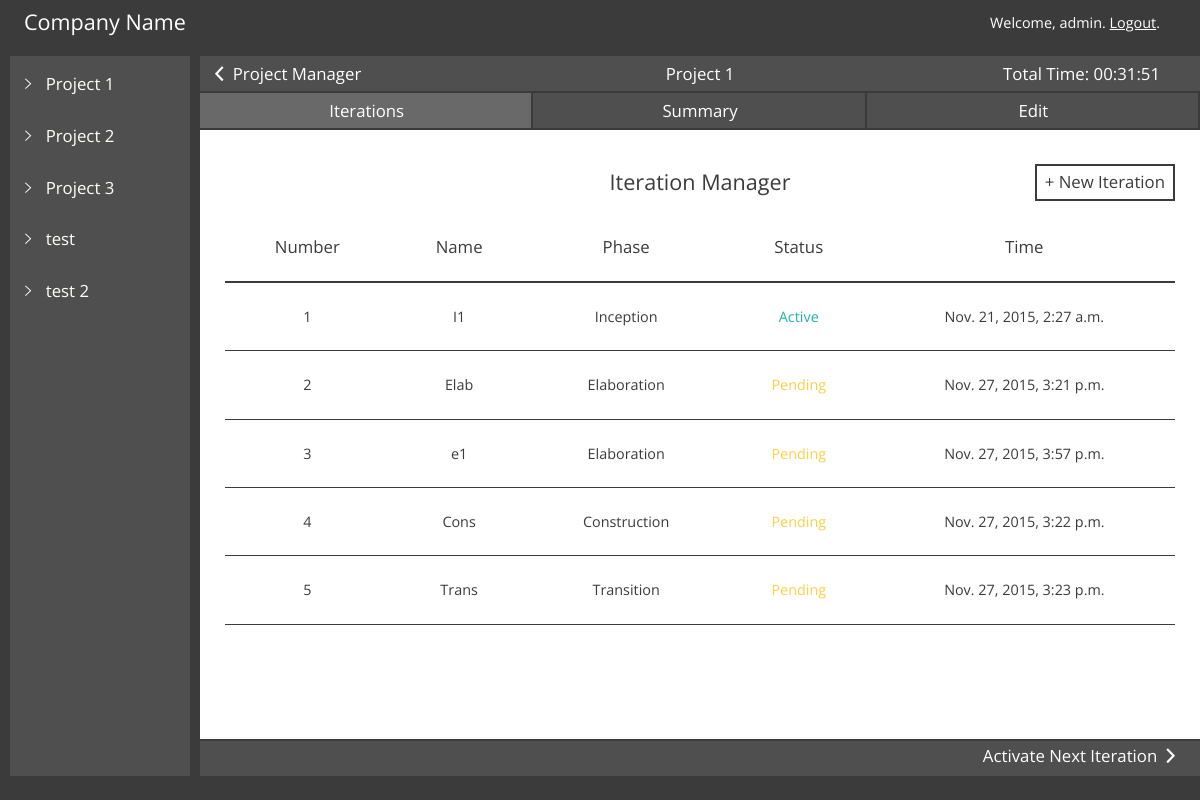
The page /ise_pdt/manager/admin/1/ (signed in) on the database its author committed.
### ise_pdt/models.py (models this page shows, shortened)
class Project(models.Model):
    STATUS_CHOICE = (
        ('ACT', 'Active'),
        ('CLS', 'Closed'),
        ('PND', 'Pending'),
    )
    creating_user = models.ForeignKey(User)
    project_name = models.CharField(max_length=20)
    project_creation_date = models.DateTimeField('date published')
    project_total_time = models.IntegerField(default=0)
    project_yield = models.FloatField(default=0)
    project_description = models.CharField(max_length=600,default='This is the description')
    project_active_phase = models.CharField(max_length=20, default='')
    project_active_iteration = models.CharField(max_length=20, default='')
    project_status = models.CharField(max_length=3,choices=STATUS_CHOICE,default='PND')

class Iteration(models.Model):
    STATUS_CHOICE = (
        ('ACT', 'Active'),
        ('CLS', 'Closed'),
        ('PND', 'Pending'),
    )
    project = models.ForeignKey(Project)
    phase = models.ForeignKey(Phase)
    iteration_name = models.CharField(max_length=20)
    iteration_start_date = models.DateTimeField('date published')
    iteration_status = models.CharField(max_length=3,choices=STATUS_CHOICE)
    iteration_estimate_SLOC = models.IntegerField(default=0)
    iteration_SLOC = models.IntegerField(default=0)
    iteration_estimate_effort = models.FloatField()
    iteration_effort = models.FloatField()
    iteration_defect_injected = models.IntegerField(default=0)
    iteration_defect_removed = models.IntegerField(default=0)

### ise_pdt/views.py (the view)
# urls.py: url(r'^manager/(?P<username>[a-zA-Z0-9]{3,20})/(?P<project_id>[0-9]+)/$', views.project_m, name='project_m'),
def project_m(request, username, project_id):
    overall_total_project_time_seconds = 0
    overall_total_project_time_minutes = 0
    overall_total_project_time_hours = 0
    the_project = Project.objects.get(id = project_id)
    the_user = User.objects.get(username = username)
    overall_total_project_time_seconds = the_project.project_total_time
    the_phase_incp = Phase.objects.filter(project=the_project).get(phase_name='INCP')
    the_phase_elab = Phase.objects.filter(project=the_project).get(phase_name='ELAB')
    the_phase_cons = Phase.objects.filter(project=the_project).get(phase_name='CONS')
    the_phase_tran = Phase.objects.filter(project=the_project).get(phase_name='TRAN')
    list_of_projects = Project.objects.all().order_by('project_creation_date')
    list_of_iterations = Iteration.objects.filter(project=the_project).order_by('phase', 'iteration_start_date')
    list_of_iterations_incp = Iteration.objects.filter(project=the_project).filter(phase = the_phase_incp)
    list_of_iterations_elab = Iteration.objects.filter(project=the_project).filter(phase = the_phase_elab)
    list_of_iterations_cons = Iteration.objects.filter(project=the_project).filter(phase = the_phase_cons)
    list_of_iterations_tran = Iteration.objects.filter(project=the_project).filter(phase = the_phase_tran)
    overall_total_project_time_hours = int(overall_total_project_time_seconds/3600)
    overall_total_project_time_minutes = int(overall_total_project_time_seconds/60)
    overall_total_project_time_seconds = int(overall_total_project_time_seconds % 60)
    if overall_total_project_time_seconds < 10:
      overall_total_project_time_seconds = '0'+str(overall_total_project_time_seconds)
    if overall_total_project_time_minutes < 10:
      overall_total_project_time_minutes = '0'+str(overall_total_project_time_minutes)
    if overall_total_project_time_hours < 10:
      overall_total_project_time_hours = '0'+str(overall_total_project_time_hours)
    project_ESLOC = 0
    incp_ESLOC = elab_ESLOC = cons_ESLOC = tran_ESLOC = 0
    project_SLOC = 0
    incp_SLOC = elab_SLOC = cons_SLOC = tran_SLOC = 0
    project_ETE = 0
    incp_ETE = elab_ETE = cons_ETE = tran_ETE = 0
    for projectiteration in list_of_iterations:
      project_ESLOC += projectiteration.iteration_estimate_SLOC
    for projectiteration in list_of_iterations_incp:
      incp_ESLOC += projectiteration.iteration_estimate_SLOC
    for projectiteration in list_of_iterations_elab:
      elab_ESLOC += projectiteration.iteration_estimate_SLOC
    for projectiteration in list_of_iterations_cons:
      cons_ESLOC += projectiteration.iteration_estimate_SLOC
    for projectiteration in list_of_iterations_tran:
      tran_ESLOC += projectiteration.iteration_estimate_SLOC
    for projectiteration in list_of_iterations:
      project_SLOC += projectiteration.iteration_SLOC
    project_SLOC_percentage=(1.0*project_SLOC/project_ESLOC)*100
    for projectiteration in list_of_iterations_incp:
      incp_SLOC += projectiteration.iteration_SLOC
    incp_SLOC_percentage=(1.0*incp_SLOC/incp_ESLOC)*100
    for projectiteration in list_of_iterations_elab:
      elab_SLOC += projectiteration.iteration_SLOC
    elab_SLOC_percentage=(1.0*elab_SLOC/elab_ESLOC)*100
    for projectiteration in list_of_iterations_cons:
      cons_SLOC += projectiteration.iteration_SLOC
    cons_SLOC_percentage=(1.0*cons_SLOC/cons_ESLOC)*100
    for projectiteration in list_of_iterations_tran:
      tran_SLOC += projectiteration.iteration_SLOC
    tran_SLOC_percentage=(1.0*tran_SLOC/tran_ESLOC)*100
    for projectiteration in list_of_iterations:
      project_ETE += projectiteration.iteration_estimate_effort
    for projectiteration in list_of_iterations_incp:
      incp_ETE += projectiteration.iteration_estimate_effort
    for projectiteration in list_of_iterations_elab:
      elab_ETE += projectiteration.iteration_estimate_effort
    for projectiteration in list_of_iterations_cons:
      cons_ETE += projectiteration.iteration_estimate_effort
    for projectiteration in list_of_iterations_tran:
      tran_ETE += projectiteration.iteration_estimate_effort
    project_TE = ((the_project.project_total_time+1)/2592000)
    project_TE_percentage = (1.0*project_TE/project_ETE) * 100
    incp_TE = 1
    list_time_incp = TimeLog.objects.filter(project= the_project).filter(phase='INCP')
    for log in list_time_incp:
      incp_TE += log.time_worked.seconds
    incp_TE = (incp_TE/2592000)
    incp_TE_percentage = (1.0*incp_TE*incp_ETE)*100
    elab_TE = 1
    list_time_elab = TimeLog.objects.filter(project= the_project).filter(phase='ELAB')
    for log in list_time_elab:
      elab_TE += log.time_worked.seconds
    elab_TE = (elab_TE/2592000)
    elab_TE_percentage = (1.0*elab_TE*elab_ETE)*100
    cons_TE = 1
    list_time_cons = TimeLog.objects.filter(project= the_project).filter(phase='CONS')
    for log in list_time_cons:
      cons_TE += log.time_worked.seconds
    cons_TE = (cons_TE/2592000)
    cons_TE_percentage = (1.0*cons_TE*cons_ETE)*100
    tran_TE = 1
    list_time_tran = TimeLog.objects.filter(project= the_project).filter(phase='TRAN')
    for log in list_time_tran:
      tran_TE += log.time_worked.seconds
    tran_TE = (tran_TE/2592000)
    tran_TE_percentage = (1.0*tran_TE*tran_ETE)*100
    project_productivity = project_SLOC/(project_TE+1)
    incp_productivity = incp_SLOC/(incp_TE+1)
    elab_productivity = elab_SLOC/(elab_TE+1)
    cons_productivity = cons_SLOC/(cons_TE+1)
    tran_productivity = tran_SLOC/(tran_TE+1)
    project_DI = Defect.objects.filter(iteration_of_injection__in = list_of_iterations).count();
    incp_DI = Defect.objects.filter(iteration_of_injection__in = list_of_iterations_incp).count();
    elab_DI = Defect.objects.filter(iteration_of_injection__in = list_of_iterations_elab).count();
    cons_DI = Defect.objects.filter(iteration_of_injection__in = list_of_iterations_cons).count();
    tran_DI = Defect.objects.filter(iteration_of_injection__in = list_of_iterations_tran).count();
    project_DR = project_DI
    incp_DR = incp_DI
    elab_DR = elab_DI
    cons_DR = cons_DI
    tran_DR = tran_DI
    project_DIR = project_DI/((project_TE+1)*720)
    incp_DIR = incp_DI/((incp_TE+1)*720)
    elab_DIR = elab_DI/((elab_TE+1)*720)
    cons_DIR = cons_DI/((cons_TE+1)*720)
    tran_DIR = tran_DI/((tran_TE+1)*720)
    project_DRR = project_DI/((int(overall_total_project_time_hours)+1)*720)
    incp_DRR = incp_DI/((incp_TE+1)*720)
    elab_DRR = elab_DI/((elab_TE+1)*720)
    cons_DRR = cons_DI/((cons_TE+1)*720)
    tran_DRR = project_DI/((tran_TE+1)*720)
    project_DD = project_DI/(project_SLOC*1000)
    incp_DD = incp_DI/(incp_SLOC*1000)
    elab_DD = elab_DI/(elab_SLOC*1000)
    cons_DD = cons_DI/(cons_SLOC*1000)
    tran_DD = tran_DI/(tran_SLOC*1000)
    context = {'list_of_projects': list_of_projects, 'list_of_iterations': list_of_iterations, 'the_project': the_project, 'the_user': the_user, 'overall_total_project_time_seconds': overall_total_project_time_seconds, 'overall_total_project_time_minutes': overall_total_project_time_minutes, 'overall_total_project_time_hours': overall_total_project_time_hours,
              'project_DD':project_DD,'incp_DD':incp_DD,'elab_DD':elab_DD,'cons_DD':cons_DD, 'tran_DD': tran_DD,'project_DIR':project_DIR,'incp_DIR':incp_DIR,'elab_DIR':elab_DIR,'cons_DIR':cons_DIR, 'tran_DIR': tran_DIR,'project_DRR':project_DRR,'incp_DRR':incp_DRR,'elab_DRR':elab_DRR,'cons_DRR':cons_DRR, 'tran_DRR': tran_DRR,'project_DR':project_DR,'incp_DR':incp_DR,'elab_DR':elab_DR,'cons_DR':cons_DR, 'tran_DR': tran_DR,'project_DI':project_DI,'incp_DI':incp_DI,'elab_DI':elab_DI,'cons_DI':cons_DI, 'tran_DI': tran_DI,'project_productivity':project_productivity,'incp_productivity':incp_productivity,'elab_productivity':elab_productivity,'cons_productivity':cons_productivity, 'tran_productivity': tran_productivity,'project_ETE':project_ETE,'incp_ETE':incp_ETE,'elab_ETE':elab_ETE,'cons_ETE':cons_ETE, 'tran_ETE': tran_ETE,'project_TE_percentage':project_TE_percentage,'incp_TE_percentage':incp_TE_percentage,'elab_TE_percentage':elab_TE_percentage,'cons_TE_percentage':cons_TE_percentage, 'tran_TE_percentage': tran_TE_percentage,'project_ESLOC':project_ESLOC,'incp_ESLOC':incp_ESLOC,'elab_ESLOC':elab_ESLOC,'cons_ESLOC':cons_ESLOC, 'tran_ESLOC': tran_ESLOC,'project_SLOC_percentage':project_SLOC_percentage,'incp_SLOC_percentage':incp_SLOC_percentage,'elab_SLOC_percentage':elab_SLOC_percentage,'cons_SLOC_percentage':cons_SLOC_percentage, 'tran_SLOC_percentage': tran_SLOC_percentage}
    if request.user.is_authenticated() and request.user.groups.filter(name='Manager').exists():
      return render(request, 'ise_pdt/project_m.html', context)
    else:
      return HttpResponseRedirect('/ise_pdt/logout')

### ise_pdt/templates/ise_pdt/project_m.html (shortened to what this page needs)
<!DOCTYPE html>
<html lang="en">
<head>
  {% load staticfiles %}
  <link rel="stylesheet" type="text/css" href="{% static 'ise_pdt/' %}" />
  <link rel="stylesheet" type="text/css" href="{% static 'ise_pdt/vendors/css/reset.css' %}">
  <link rel="stylesheet" type="text/css" href="{% static 'ise_pdt/vendors/css/bootstrap-custom.css' %}">
  <link rel="stylesheet" type="text/css" href="{% static 'ise_pdt/vendors/css/ionicons.min.css' %}">
  <link rel="stylesheet" type="text/css" href="{% static 'ise_pdt/resources/css/main-style.css' %}">
  <link rel="stylesheet" type="text/css" href="{% static 'ise_pdt/resources/css/main-style-m.css' %}">
</head>
<body>
  <div class="app-interface">
    <div class="top-bar">
      <div class="company-name">
        Company Name
      </div>
      <div class="user-name">
        Welcome, {{the_user.username}}.
        <a href="/ise_pdt/logout">Logout</a>.
      </div>
    </div>
    <div class="middle-bar">
      <div class="left-section col-xs-2">
        {% if list_of_projects %}
        <div class="left-navi">
          {% for project in list_of_projects %}
          <div class="navi-project-set">
            <div class="project-name-div">
              <div class="click-to-collapse">
                <i class="ion-ios-arrow-right"></i>
              </div>
              <a href="/ise_pdt/manager/{{the_user.username}}/{{project.id}}"><h2 class="project-name">{{project.project_name}}</h2></a>
            </div>
          </div>
          {% endfor %}
        </div>
        {% else %}
        <p>No projects are available.</p>
        {% endif %}
      </div>
      <div class="right-section col-xs-10">
        <div class="right-heading-bar col-xs-12">
          <a href="/ise_pdt/manager/{{the_user.username}}">
            <div class="heading-bar-back-button">
              <i class="ion-chevron-left"></i>
              <p>Project Manager</p>
            </div>
          </a>
          <div class="heading-bar-project-title">
            {{the_project.project_name}}
          </div>
          <div class="heading-bar-project-time">
            Total Time: {{overall_total_project_time_hours}}:{{overall_total_project_time_minutes}}:{{overall_total_project_time_seconds}}
          </div>
        </div>
        <div class="right-tabs col-xs-12">
          <div class="project-tab col-xs-4 current" data-tab="iteration">
            <div class="tab-text">
              <p>Iterations</p>
            </div>
          </div>
          <div class="project-tab col-xs-4" data-tab="summary">
            <div class="tab-text">
              <p>Summary</p>
            </div>
          </div>
          <div class="project-tab col-xs-4" data-tab="edit">
            <div class="tab-text">
              <p>Edit</p>
            </div>
          </div>
        </div>
        <div class="tabbed-div current" id="iteration">
          <p class="metrics-title">Iteration Manager</p>
          <div class="iteration-create-new-item" onclick="location.href = '/ise_pdt/manager/{{the_user.username}}/{{the_project.id}}/createiteration/';">
            + New Iteration
          </div>
          {% if list_of_iterations %}
          <table class="iteration-table">
            <tr>
              <th>Number</th>
              <th>Name</th>
              <th>Phase</th>
              <th>Status</th>
              <th>Time</th>
            </tr>
            {% for iteration in list_of_iterations %}
            <tr class="data-row" onclick="location.href = '/ise_pdt/manager/{{the_user.username}}/{{the_project.id}}/{{iteration.id}}';">
              <td>{{forloop.counter}}</td>
              <td>{{iteration.iteration_name}}</td>
              {% if iteration.phase.phase_name == "INCP" %}
              <td>Inception</td>
              {% endif %}
              {% if iteration.phase.phase_name == "ELAB" %}
              <td>Elaboration</td>
              {% endif %}
              {% if iteration.phase.phase_name == "CONS" %}
              <td>Construction</td>
              {% endif %}
              {% if iteration.phase.phase_name == "TRAN" %}
              <td>Transition</td>
              {% endif %}
              {% if iteration.iteration_status == "ACT" %}
              <td class="iter-act">Active</td>
              {% endif %}
              {% if iteration.iteration_status == "PND" %}
              <td class="iter-pnd">Pending</td>
              {% endif %}
              <td>{{iteration.iteration_start_date}}</td>
            </tr>
            {% endfor %}
          </table>
          {% else %}
          <p>No projects are available.</p>
          {% endif %}
        <div class="bottom-controls col-xs-12">
          <a href="/ise_pdt/manager/{{the_user.username}}/{{the_project.id}}/nextiteration/">
             <div class="next-iter-button">
              <span>Activate Next Iteration</span>
              <i class="ion-chevron-right"></i>
            </div>
          </a>
        </div>
        </div>
      </div>
    </div>
    <div class="bottom-bar">
    </div>
  </div>
</body>
</html>

### rows shown on the page
Project: project_name "Project 1"
Project: project_name "Project 2"
Project: project_name "Project 3"
Project: project_name "test"
Project: project_name "test 2"
Iteration: iteration_name "I1", shows "Inception", iteration_status "Active", iteration_start_date "Nov. 21, 2015, 2:27 a.m."
Iteration: iteration_name "Elab", shows "Elaboration", iteration_status "Pending", iteration_start_date "Nov. 27, 2015, 3:21 p.m."
Iteration: iteration_name "e1", shows "Elaboration", iteration_status "Pending", iteration_start_date "Nov. 27, 2015, 3:57 p.m."
Iteration: iteration_name "Cons", shows "Construction", iteration_status "Pending", iteration_start_date "Nov. 27, 2015, 3:22 p.m."
Iteration: iteration_name "Trans", shows "Transition", iteration_status "Pending", iteration_start_date "Nov. 27, 2015, 3:23 p.m."

### other values the page prints
{{ the_user.username }} "admin"
{{ overall_total_project_time_hours }} "00"
{{ overall_total_project_time_minutes }} "31"
{{ overall_total_project_time_seconds }} "51"
